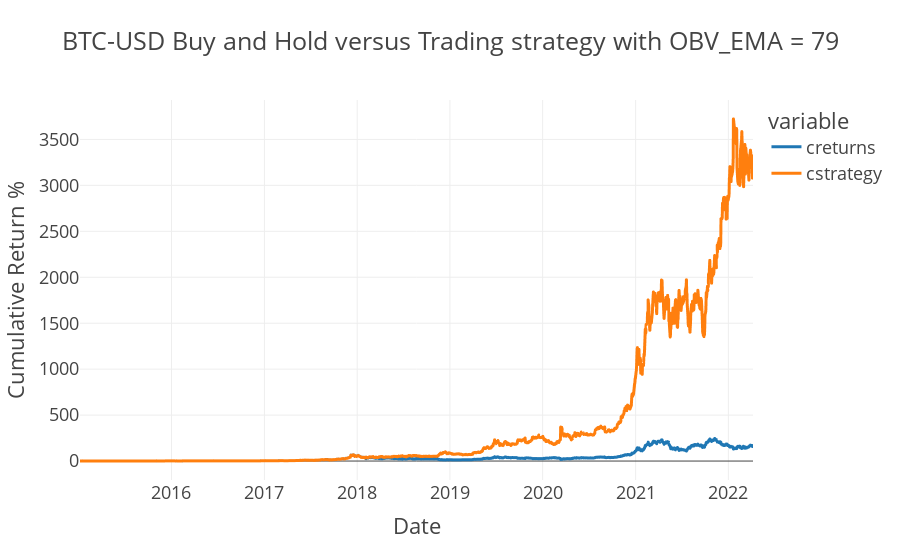

The notebook cell this image was saved under:
### Code cell
btc_test.plot_results()

### Figure 1 — Plotly figure (JSON) as saved in the notebook; plotly's stock layout.template omitted (floating-point values rounded to 4 significant figures; data arrays with more than 128 entries replaced by an {"elided": "..."} marker saying what was removed)
{"data": [{"hovertemplate": "variable=creturns<br>Date=%{x}<br>Cumulative Return %=%{y}<extra></extra>", "legendgroup": "creturns", "line": {"color": "#1F77B4", "dash": "solid"}, "marker": {"symbol": "circle"}, "mode": "lines", "name": "creturns", "showlegend": true, "type": "scattergl", "x": {"elided": "1829 str values"}, "xaxis": "x", "y": {"elided": "1829 float values"}, "yaxis": "y"}, {"hovertemplate": "variable=cstrategy<br>Date=%{x}<br>Cumulative Return %=%{y}<extra></extra>", "legendgroup": "cstrategy", "line": {"color": "#FF7F0E", "dash": "solid"}, "marker": {"symbol": "circle"}, "mode": "lines", "name": "cstrategy", "showlegend": true, "type": "scattergl", "x": {"elided": "1829 str values"}, "xaxis": "x", "y": {"elided": "1829 float values"}, "yaxis": "y"}], "layout": {"legend": {"title": {"text": "variable"}, "tracegroupgap": 0}, "title": {"text": "BTC-USD Buy and Hold versus Trading strategy with OBV_EMA = 79"}, "xaxis": {"anchor": "y", "domain": [0, 1], "title": {"text": "Date"}}, "yaxis": {"anchor": "x", "domain": [0, 1], "title": {"text": "Cumulative Return %"}}}}
